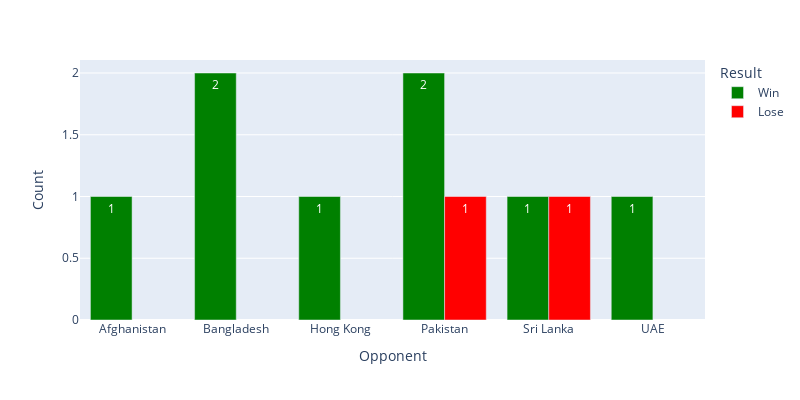

Notebook cell for this chart:
### Code cell
#Graphical representation
fig=px.bar(df_ind_wins_loses_T20, x='Opponent',y='Count', color='Result', barmode='group',text_auto=True,color_discrete_map={'Win': 'green', 'Lose': 'red'})
fig.update_layout(width=800,height=400)
fig.show()

### Figure 1 — Plotly figure (JSON) as saved in the notebook; plotly's stock layout.template omitted (floating-point values rounded to 4 significant figures)
{"data": [{"alignmentgroup": "True", "hovertemplate": "Result=Win<br>Opponent=%{x}<br>Count=%{y}<extra></extra>", "legendgroup": "Win", "marker": {"color": "green", "pattern": {"shape": ""}}, "name": "Win", "offsetgroup": "Win", "orientation": "v", "showlegend": true, "textposition": "auto", "texttemplate": "%{y}", "type": "bar", "x": ["Afghanistan", "Bangladesh", "Hong Kong", "Pakistan", "Sri Lanka", "UAE"], "xaxis": "x", "y": [1, 2, 1, 2, 1, 1], "yaxis": "y"}, {"alignmentgroup": "True", "hovertemplate": "Result=Lose<br>Opponent=%{x}<br>Count=%{y}<extra></extra>", "legendgroup": "Lose", "marker": {"color": "red", "pattern": {"shape": ""}}, "name": "Lose", "offsetgroup": "Lose", "orientation": "v", "showlegend": true, "textposition": "auto", "texttemplate": "%{y}", "type": "bar", "x": ["Pakistan", "Sri Lanka"], "xaxis": "x", "y": [1, 1], "yaxis": "y"}], "layout": {"barmode": "group", "height": 400, "legend": {"title": {"text": "Result"}, "tracegroupgap": 0}, "margin": {"t": 60}, "width": 800, "xaxis": {"anchor": "y", "domain": [0, 1], "title": {"text": "Opponent"}}, "yaxis": {"anchor": "x", "domain": [0, 1], "title": {"text": "Count"}}}}
